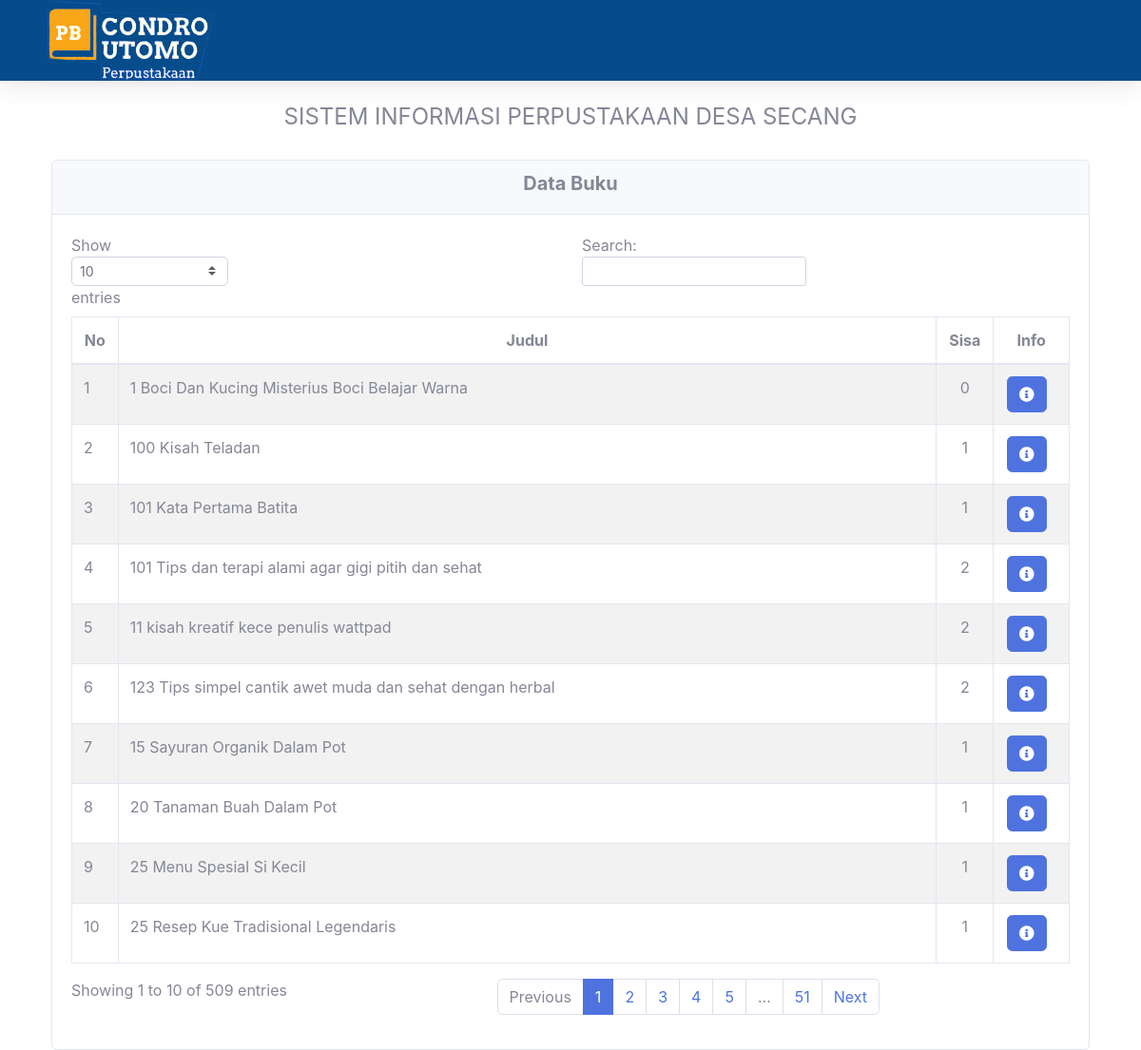
The page / on the database its author committed.
### tables this page shows
CREATE TABLE `buku` (
  `Kode_buku` int(11) NOT NULL,
  `Judul_buku` text DEFAULT NULL,
  `tahun` year(4) NOT NULL,
  `jumlah` int(11) DEFAULT NULL,
  `kategori_idkategori` int(11) NOT NULL
);

### application/controllers/Home.php (called while the page is built, shortened)
<?php
class Home extends CI_Controller
{
	public function index() {
		$data['buku'] = $this->M_data->get_data();
		$this->load->view('v_home',$data);
	}
}

### index.php (called while the page is built, shortened)
<?php
require_once BASEPATH.'core/CodeIgniter.php';

### application/models/M_data.php (called while the page is built, shortened)
<?php
class M_data extends CI_Model
{
	function get_data() {
		$data = $this->db->query("SELECT * FROM buku join kategori on kategori_idkategori = idkategori ORDER BY Judul_buku");
		return $data->result();
	}
}

### application/views/v_home.php (the view, shortened to what this page needs)
<!DOCTYPE html>
<html lang="en">
<head>
  <link href="<?php echo base_url('assets/fontawesome-free/css/all.min.css') ?>" rel="stylesheet" type="text/css">
  <link href="<?php echo base_url('css/sb-admin-2.min.css') ?>" rel="stylesheet">
</head>
<body id="page-top">
<div id="content">
         <nav class="navbar navbar-expand navbar-light topbar mb-4 static-top shadow" style="background: #044c8a; height: 85px">
          <a href="http://localhost/perpus_secang/Home" style="color: white;text-decoration: none;">
          <img style="width: 260px; height: 100px; margin-top: -15px" src="<?=base_url('assets/gambar/Perpustakaan.png');?>">
          </a>
         </nav>
        <div class="container-fluid">
          <div class="container" style="margin-top: 20px;margin-bottom: 30px">
            <center><h4>SISTEM INFORMASI PERPUSTAKAAN DESA SECANG</h4></center>
          </div>
        </div>
      </div>
  <div class="container" style="height:">
  <div class="card">
    <div class="card-header text-center"><h5><b>Data Buku</b></h5></div>
    <div class="card-body">
      <div class="table-responsive"></div>
      <table id="tables" class="table table-bordered table-striped table-hover table-datatable">
        <thead align="center">
          <tr>
            <th width="1%">No</th>
            <th>Judul</th>
            <th>Sisa</th>
            <th>Info</th>
          </tr>
        </thead>
        <tbody>
        <?php
        $no=1;
        foreach ($buku as $a)
        { ?>
          <tr>
            <td><?php echo $no++; ?></td>
            <td><?php echo $a->Judul_buku; ?></td>
            <td align="center"><?php echo $a->jumlah; ?></td>
            <td align="center">
              <a style="margin-right: 10px;" href="<?php echo base_url().'Home/detail/'.$a->Kode_buku; ?>" class="btn btn-small btn-primary"><i class="fa fa-info-circle"></i></a>
            </td>
          </tr>
        <?php } ?>
        </tbody>
    </table>
    </div>
  </div>
</div>
</body>
</html>

### rows shown on the page
buku: Judul_buku "1 Boci Dan Kucing Misterius Boci Belajar Warna", jumlah "0"
buku: Judul_buku "100 Kisah Teladan", jumlah "1"
buku: Judul_buku "101 Kata Pertama Batita", jumlah "1"
buku: Judul_buku "101 Tips dan terapi alami agar gigi pitih dan sehat", jumlah "2"
buku: Judul_buku "11 kisah kreatif kece penulis wattpad", jumlah "2"
buku: Judul_buku "123 Tips simpel cantik awet muda dan sehat dengan herbal", jumlah "2"
buku: Judul_buku "15 Sayuran Organik Dalam Pot", jumlah "1"
buku: Judul_buku "20 Tanaman Buah Dalam Pot", jumlah "1"
buku: Judul_buku "25 Menu Spesial Si Kecil", jumlah "1"
buku: Judul_buku "25 Resep Kue Tradisional Legendaris", jumlah "1"
